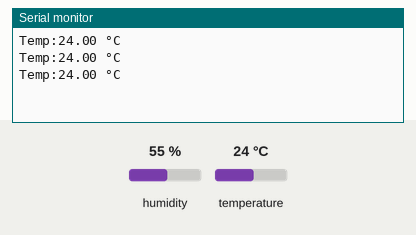
Simulated run of this sketch. Board: Arduino Uno, built with avr-gcc and run on an emulated ATmega328P. Shown: the last lines printed to the serial monitor. The inputs (shaded band) are chosen by the test bench; at power-on: temperature 24 °C, humidity 55 %.

Above: at 2.8 s.
2.9 s: temperature set to 12 °C
At 4.7 s:
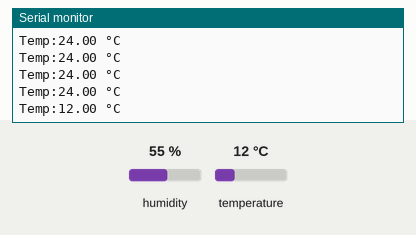
5.6 s: temperature set to 19 °C
At 6.5 s:
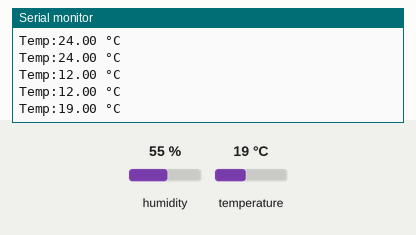
Timing chart, 0 to 8.6 s (numbered marks = the images above; inputs shaded):
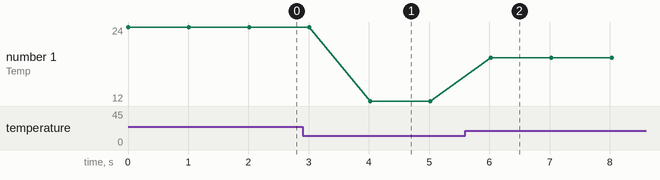

Measured:
- after the input at 2.9 s, the serial monitor: prints a new line after 1.1 s (image 1)
- after the input at 5.6 s, the serial monitor: prints a new line after 0.42 s (image 2)
- plotted number 1: 24 → 12 after the input at 2.9 s, 12 → 19 after the input at 5.6 s

The sketch:

DHT.ino
```cpp
#include "DHT.h"
DHT dht(8,DHT22);

void setup()
{
  Serial.begin(9600);
  dht.begin();
}

void loop()
{
  float temp = dht.readTemperature();
  Serial.print("Temp:");
  Serial.print(temp);
  Serial.println(" °C");
  delay(1000);
}
```
